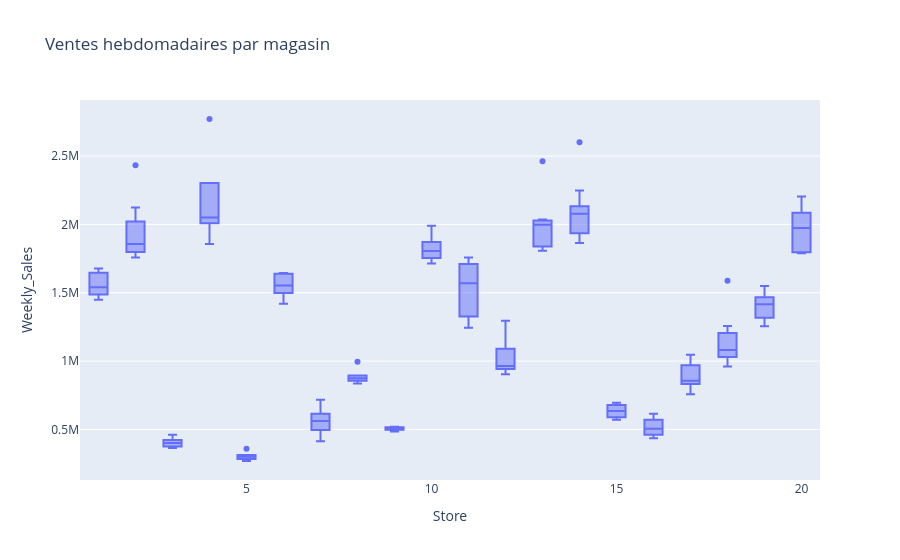

Here is the notebook cell this chart was saved with:
### Markdown cell above
Chaque point compté ici est un magasin sur une semaine donnée. La barre à 10
autour de 400 k$ peut donc être un seul magasin sur dix semaines, ou dix magasins
sur n'importe quelles semaines. le graphique ne fait pas la différence.

describe laissait espérer une distribution symétrique.Ce n'est pas le cas, on observe plusieurs sommets. Les causes de cet etalement ne sont pas determinees a ce stade.
Il peut etre interessant de s'interesser a ce qui se passe au niveau de chaque magasin pris individuellement, ainsi qu'aux periodes prises individuellement.

### Code cell
px.box(df, x="Store", y="Weekly_Sales",
       title="Ventes hebdomadaires par magasin")

### Figure 1 — Plotly figure (JSON) as saved in the notebook; plotly's stock layout.template omitted (floating-point values rounded to 4 significant figures; data arrays with more than 128 entries replaced by an {"elided": "..."} marker saying what was removed)
{"data": [{"alignmentgroup": "True", "hovertemplate": "Store=%{x}<br>Weekly_Sales=%{y}<extra></extra>", "legendgroup": "", "marker": {"color": "#636efa"}, "name": "", "notched": false, "offsetgroup": "", "orientation": "v", "showlegend": false, "type": "box", "x": {"elided": "150 int values"}, "x0": " ", "xaxis": "x", "y": {"elided": "150 float values"}, "y0": " ", "yaxis": "y"}], "layout": {"boxmode": "group", "legend": {"tracegroupgap": 0}, "title": {"text": "Ventes hebdomadaires par magasin"}, "xaxis": {"anchor": "y", "domain": [0, 1], "title": {"text": "Store"}}, "yaxis": {"anchor": "x", "domain": [0, 1], "title": {"text": "Weekly_Sales"}}}}
